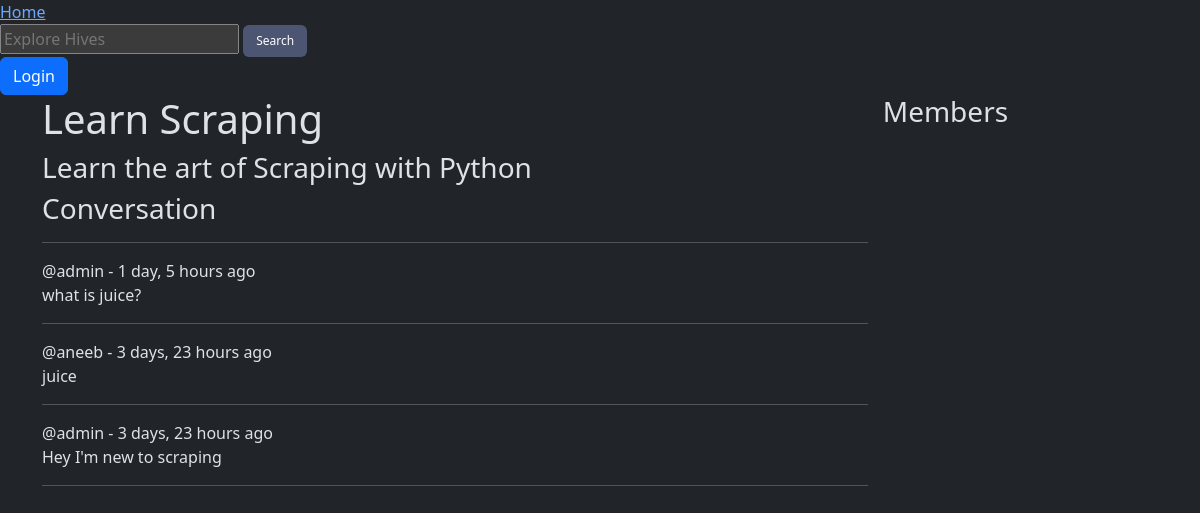
Screenshot of /hive/2/ with the database file from the repository.
### home/models.py (models this page shows, shortened)
class Hive(models.Model):
  creator = models.ForeignKey(User, on_delete=models.SET_NULL, null=True)
  topic = models.ForeignKey(Topic, on_delete=models.SET_NULL, null=True)
  buzz = models.CharField(max_length=150)
  details = models.TextField(null=True, blank=True)
  members = models.ManyToManyField(User, related_name='members', blank=True)
  updated = models.DateTimeField(auto_now=True) #auto timestamp
  created_at = models.DateTimeField(auto_now_add=True)
  class Meta:
    ordering = ['-updated', '-created_at']

class Message(models.Model):
  user = models.ForeignKey(User, on_delete=models.CASCADE)
  hive = models.ForeignKey(Hive, on_delete=models.CASCADE) #delete all msgs with the room
  body = models.TextField()
  updated = models.DateTimeField(auto_now=True) #auto timestamp
  created_at = models.DateTimeField(auto_now_add=True)

### home/views.py (the view, shortened to what this page needs)
# urls.py: path('hive/<str:pk>/', views.hive, name="hive"),
def hive(request, pk):
  hive = Hive.objects.get(id=pk)
  chats = hive.message_set.all().order_by('-created_at')  # get all messages for that hive
  title = f"{hive.buzz} - Hive"
  members = hive.members.all()
  context = {
    'hive': hive,
    'chats': chats,
    'title': title,
    'members': members,
  }
  return render(request, 'home/hive.html', context)

### home/templates/home/hive.html (shortened to what this page needs)
{% extends 'main.html' %}
{% block content %}
<div class="container">
  <div class="row">
  <h1>{{hive.buzz}}</h1>
  <h3>{{hive.details}}</h3>
  <div class="chat-w ">
    <h3>Conversation</h3>
    <hr />
    {% for chat in chats %}
    <div>
      <span>@{{chat.user}} - {{chat.created_at | timesince}} ago</span>
      <p>{{chat.body}}</p>
      <hr />
    </div>
    {% endfor %}
  </div>
</div>
  <div class="">
    <h3>Members</h3>
  </div>
</div>
{% endblock %}

### home/templates/home/hive.html (style rules this page uses)
.container { display: grid; grid-template-columns: 3fr 1fr; gap: 15px; }

### rows the page displays
Hive: buzz "Learn Scraping", details "Learn the art of Scraping with Python"
Message: user "admin", created_at "1 day, 5 hours", body "what is juice?"
Message: user "aneeb", created_at "3 days, 23 hours", body "juice"
Message: user "admin", created_at "3 days, 23 hours", body "Hey I'm new to scraping"
